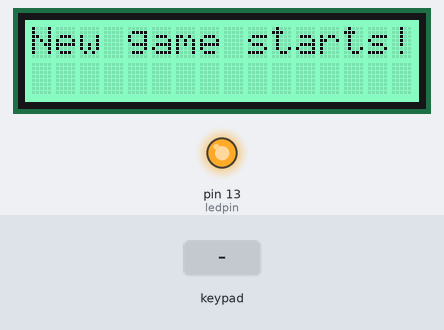
Bench run of a sketch on a simulated Arduino Uno, built with avr-gcc and run on an emulated ATmega328P. Parts: 16×2 character LCD, output pins drawn as LEDs (lit = HIGH). The test bench sets the inputs (shaded band). Random numbers use the default seed unless the sketch sets one.

Above: at 1.2 s.
1.3 s: key '1' pressed
At 4.2 s:
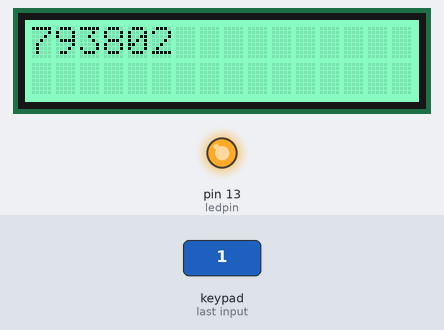
4.3 s: keypad keys 8 9 1 0 1 1 pressed 0.4 s apart
At 9.3 s:
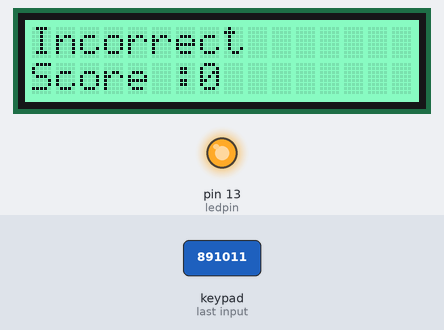
9.7 s: key 'B' pressed
At 12.5 s:
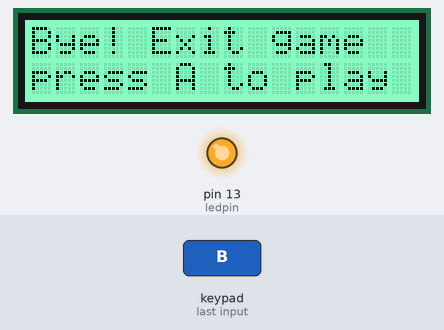
12.7 s: keypad keys 8 9 1 0 1 1 # pressed 0.4 s apart
At 16.0 s:
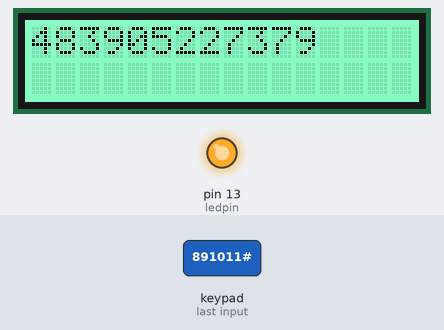
18.5 s: key '*' pressed
At 19.6 s:
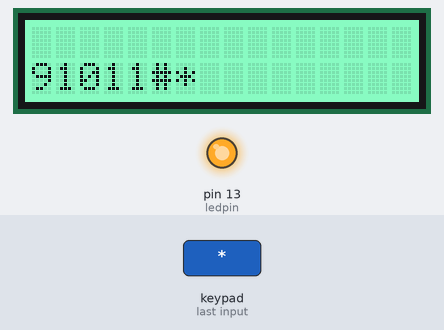
20.7 s: keypad keys 8 9 1 0 1 1 * pressed 0.4 s apart
At 25.3 s:
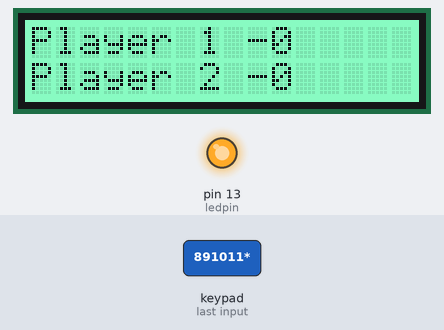
Timing chart, 0 to 26.8 s (numbered marks = the images above; inputs shaded):
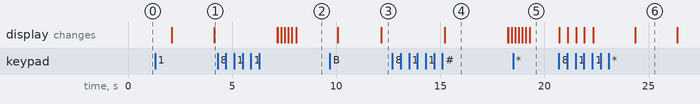

The sketch:

hciNumberPatternFinalVersion.ino
```cpp
#include <Keypad.h>

const byte ROWS = 4; // Four rows
const byte COLS = 4; // Four columns
// Define the Keymap
char keys[ROWS][COLS] = {
 {'1','4','7','*'},
 {'2','5','8','0'},
 {'3','6','9','#'},
 {'A','B','C','D'}
};


byte rowPins[ROWS] = { 8, 9, 10, 11};
byte colPins[COLS] = { 4, 5, 6, 7 };

// Create the Keypad
Keypad kpd = Keypad( makeKeymap(keys), rowPins, colPins, ROWS, COLS );

#define ledpin 13

#include <Wire.h>
#include "rgb_lcd.h"

rgb_lcd lcd;

const int colorR = 102;
const int colorG = 255;
const int colorB = 179;

String playerPattern=""; //Stores the player's number
int count=0;
int randNumber = 1; //Stores digits of random number
String randPattern;
int score=0;
int player1score=0;
int player2score=0;
int turn = 0; //0 is player 1 ,1 is player 2 , 2 is both turns done
int newGame=0;
boolean done= false;
boolean goon=false;
boolean newgame=true;
boolean no_key= true;
boolean endgame=false;
boolean cont = false;


void setRandom()
{
  for(int x=0;x<randNumber;x++)
  {
    randPattern = randPattern + String(random(10));
  }

}

void displayPattern(){
  lcd.clear();
  lcd.print(randPattern);
  delay(3000);
  lcd.clear();
}

void setup()
{
    pinMode(ledpin,OUTPUT);
    digitalWrite(ledpin, HIGH);
    Serial.begin(9600);

  // set up the LCD's number of columns and rows:
    lcd.begin(16, 2);
    lcd.setRGB(colorR, colorG, colorB);
}


void check(){


  if(playerPattern ==randPattern){
    if(turn==0){
      player1score= player1score+5;
      score=player1score;
    }
    if(turn==1){
      player2score = player2score+5;
      score=player2score;
    }
    lcd.clear();
    lcd.print("Correct!");
    lcd.setCursor(0,1);

    lcd.print("Score :"+String(score));
    delay(2000);
    if(score==50){
      turn = turn+1;
    }
  }
  else{
    if(turn==0){
      score=player1score;
    }
    if(turn==1){
      score=player2score;
    }
    lcd.clear();
    lcd.print("Incorrect");
    lcd.setCursor(0,1);
    lcd.print("Score :"+String(score));
    delay(2000);
    turn= turn+1;

  }
  playerPattern ="";
}

void loop()
{

  if(done==false){

    if(endgame==false){

     if(newgame==true){
            lcd.clear();
              lcd.print("New game starts!");
              delay(2000);
               randPattern="";
               newgame=false;
      }


          randPattern="";
          if(turn==0){
            lcd.clear();
            lcd.print("Player 1's turn");
            delay(2000);
          }
          if(turn==1){
            lcd.clear();
            lcd.print("Player 2's turn");
            delay(2000);
          }

          lcd.clear();
          lcd.setCursor(0,0);
          lcd.print("Enter game level");
          lcd.setCursor(0,1);
          lcd.print("based on dice");


    }//ends endgame
          no_key=true;


    while(no_key){
      char gameLevel = kpd.getKey();
    if(gameLevel) {
      no_key=false;
      goon=true;
      switch (gameLevel)
      {
        case '1':
        randNumber =6;
        endgame=false;
        cont=false;
        break;

        case '2':
        randNumber =7;
        endgame=false;
        cont=false;
        break;

        case '3':
        randNumber =8;
        endgame=false;
        cont=false;
        break;

        case '4':
        randNumber =9;
        endgame=false;
        cont=false;
        break;

        case '5':
        randNumber =10;
        endgame=false;
        cont=false;
        break;

        case '6':
        randNumber =11;
        endgame=false;
        cont=false;
        break;

        case 'B':
        endgame=true;
        done=false;
        newgame=true;
        cont=false;
        break;

        case 'A':
        newgame=true;
        cont=true;
        break;

        default:
        randNumber=12;
        endgame=false;
        cont=false;
        break;

      }//closed switch statement
      if(endgame==false){
        setRandom();
        displayPattern();
        lcd.print("Enter number");
        lcd.setCursor(0,1);
        lcd.print("pattern");
        done=true;
      }
      if(endgame==true and cont==false){
        lcd.clear();
        lcd.print("Bye! Exit game");
        lcd.setCursor(0,1);
        lcd.print("press A to play");
        delay(3000);
      }
      if(cont==true){
        done=false;
        endgame=false;
        newgame=true;
        turn=0;
        player1score=0;
        player2score=0;
        score=0;
      }
    }//closed if statement
    }//closed while loop


  }

  if(done==true){
    char key = kpd.getKey();
    if(key)
    {
        playerPattern = playerPattern +String(key);
        lcd.clear();
        lcd.setCursor(0,1);
        lcd.print(String(playerPattern));
        count++;
         if(count==randNumber){
            check();

            if(turn==2){
              if(player1score > player2score){
                lcd.clear();
                lcd.setCursor(0,0);
                lcd.print("Player 1 -" + String(player1score));
                lcd.setCursor(0,1);
                lcd.print("Player 2 -" + String(player2score));
                delay(2000);

                lcd.clear();
                lcd.print("Player 1 wins!");
                lcd.blink();
                delay(1500);
                lcd.noBlink();

              }
              if(player2score >player1score){
                lcd.clear();
                lcd.setCursor(0,0);
                lcd.print("Player 1 -" + String(player1score));
                lcd.setCursor(0,1);
                lcd.print("Player 2 -" + String(player2score));
                delay(2000);
                lcd.clear();
                lcd.print("Player 2 wins!");
                delay(1500);
              }
              if(player1score==player2score){
                lcd.clear();
                lcd.setCursor(0,0);
                lcd.print("Player 1 -" + String(player1score));
                lcd.setCursor(0,1);
                lcd.print("Player 2 -" + String(player2score));
                delay(2000);
                lcd.clear();
                lcd.print("Same scores");
                delay(1500);
              }
              turn=0;
              newgame=true;
              player1score=0;
              player2score=0;

            }

            count=0;
            done =false;
          }
    }
  }//closed done
}
```

Measured:
- after the input at 12.7 s, the display: changes after 2.5 s (image 4)
- after the input at 20.7 s, the display: first changes at once (image 6 shows a later state)
- what the display in image 4 shows lasts 3.0 s, from 15.2 s to 18.2 s
